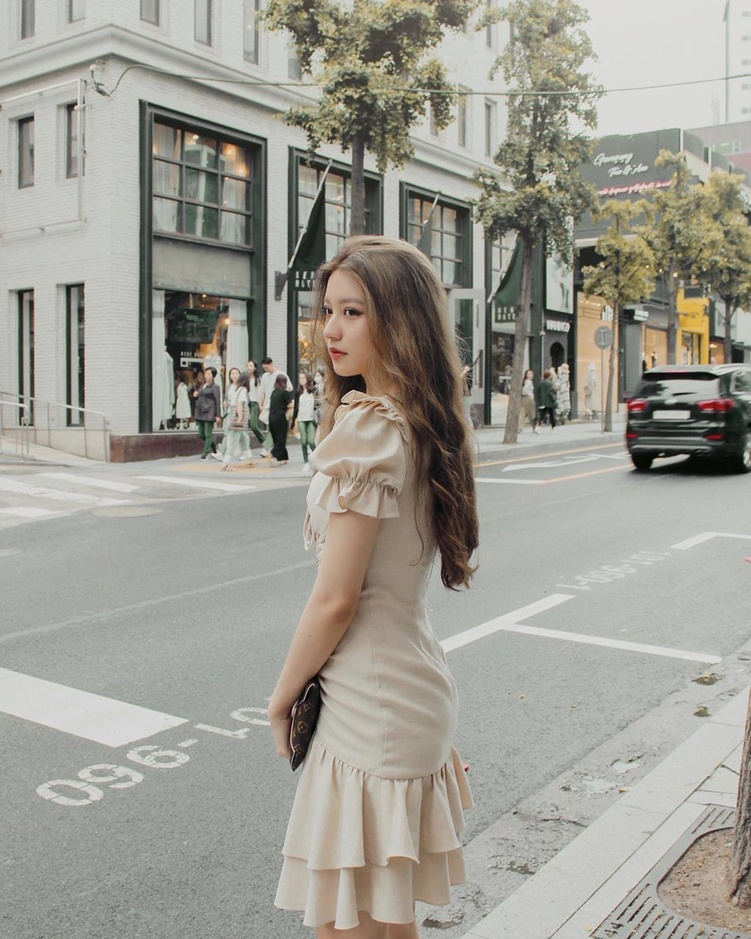
#> input picture OLD/xla/photos/example.jpg, 751 x 939 px, shrunk from 1080 x 1350 before the run, found by its file name
$ python write.py   (older library calls are emulated)
#> lines starting #> are read from the running program, lines starting #| are printed output that depends on the picture
import cv2
# read
img = cv2.imread('photos/example.jpg')
#> img is the input picture: shape (939, 751, 3); mean B, G, R 146.7, 155.7, 157.8
cv2.imshow('Original', img)

gray = cv2.cvtColor(img, cv2.COLOR_BGR2GRAY)
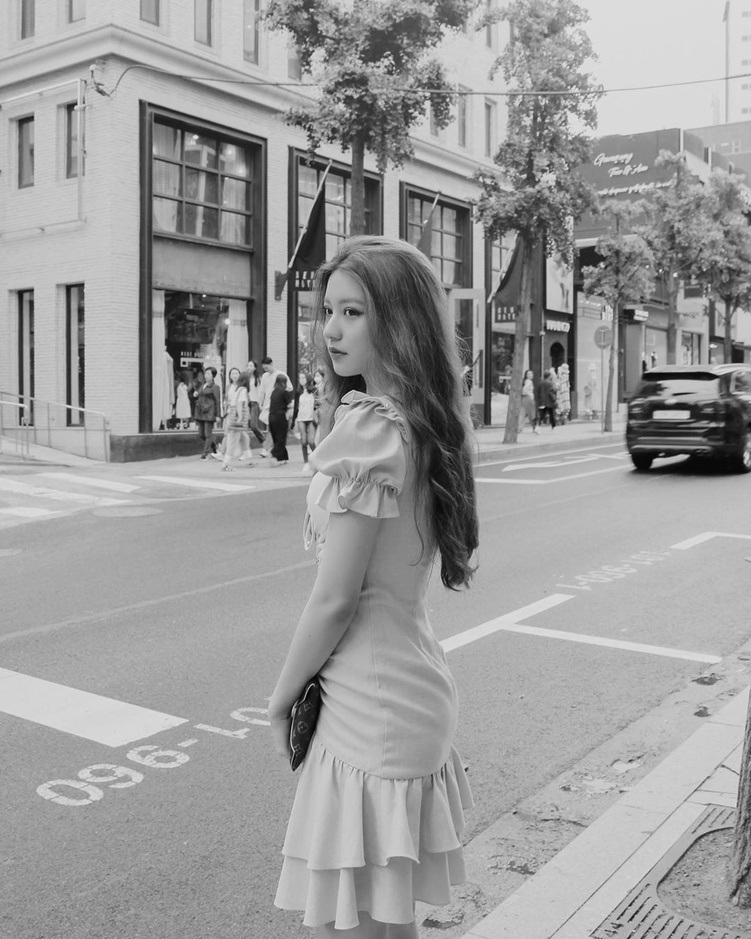
#> gray: shape (939, 751); min 1, max 232, mean 155.4
cv2.imshow('Gray', gray)

img_cvt = cv2.cvtColor(gray, cv2.COLOR_GRAY2BGR)
cv2.imshow('Image converted', img_cvt)

gray = cv2.cvtColor(img, cv2.COLOR_BGR2GRAY)
cv2.imshow('Gray2', gray)

sobelX = cv2.Sobel(img, cv2.CV_64F, 1, 0, ksize=cv2.FILTER_SCHARR)
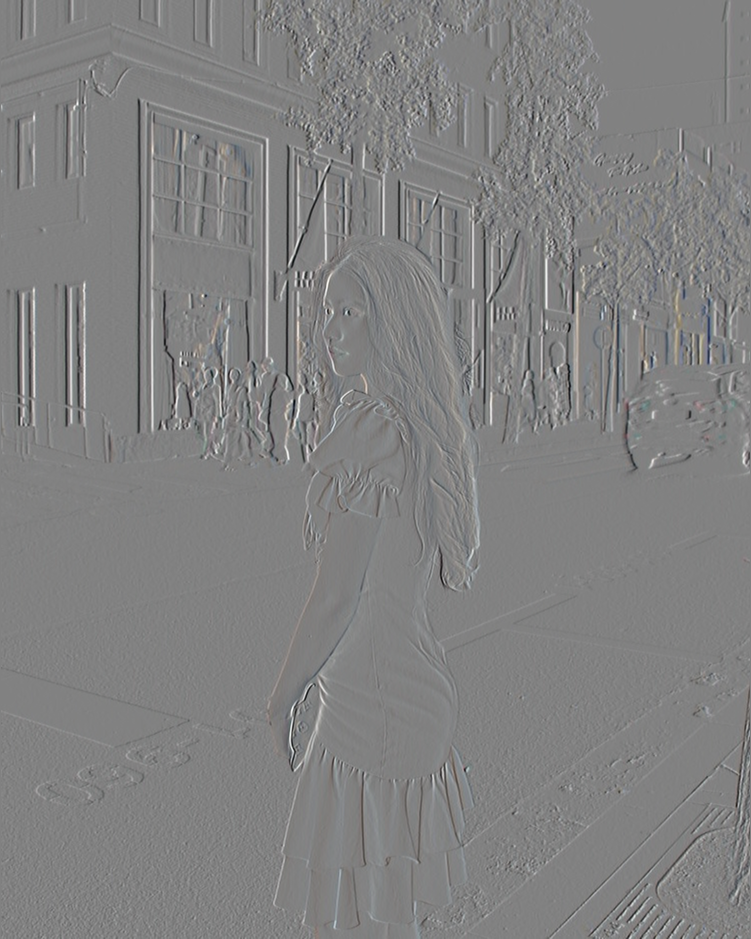
#> sobelX: shape (939, 751, 3) float64; mean B, G, R -1.1, -0.9, -0.8; drawn with min black and max white
sobelY = cv2.Sobel(img, cv2.CV_64F, 0, 1, cv2.FILTER_SCHARR)
sobelXY = cv2.Sobel(img, cv2.CV_64F, 1, 1, cv2.FILTER_SCHARR)
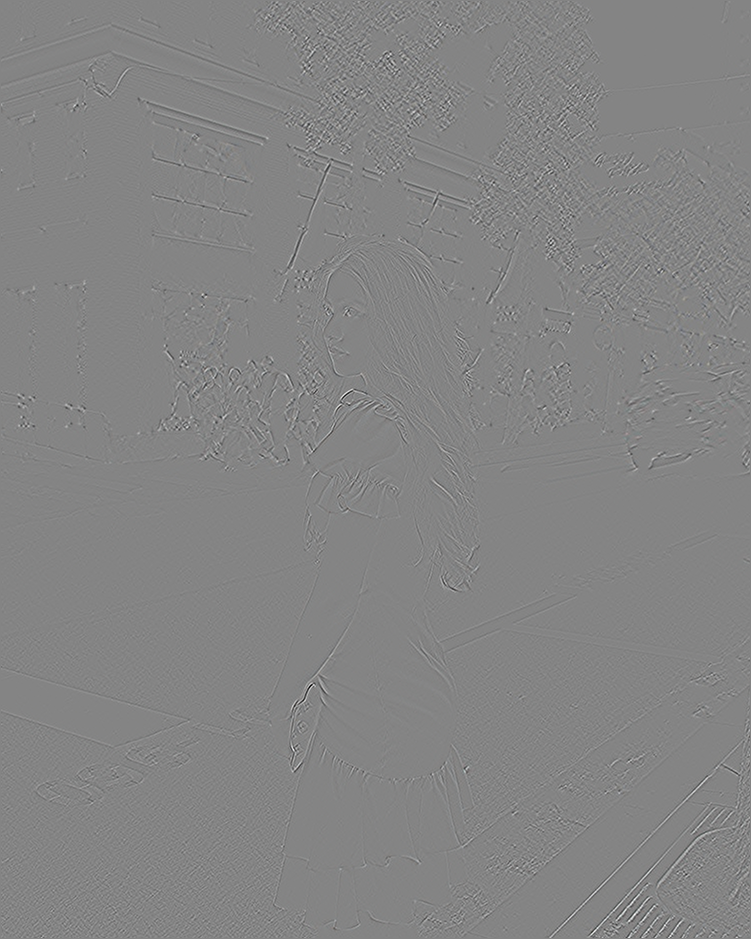
#> sobelXY: shape (939, 751, 3) float64; mean B, G, R 0, 0, 0; drawn with min black and max white

cv2.imshow('SobelX', sobelX)
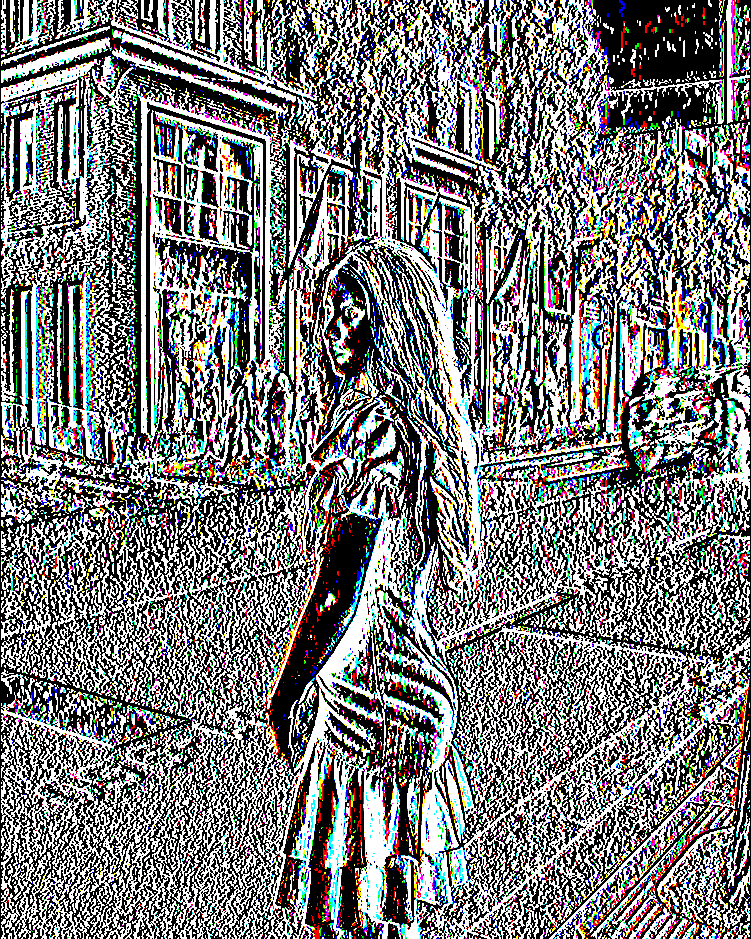
#> window 'SobelX': shape (939, 751, 3); mean B, G, R 122.8, 122.9, 122.6
cv2.imshow('SobelY', sobelY)
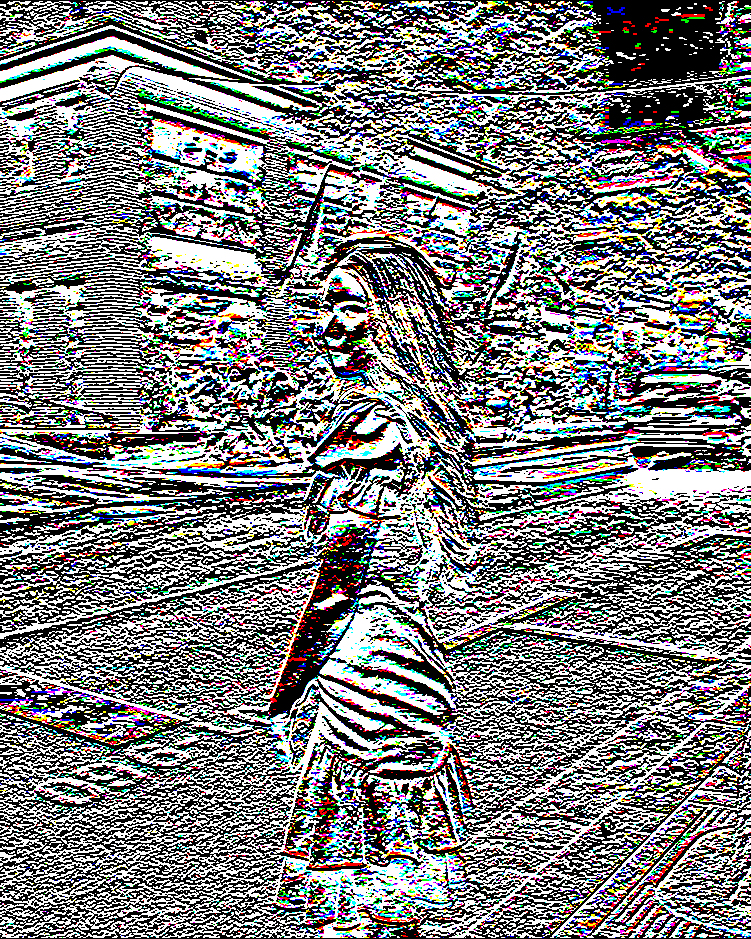
#> window 'SobelY': shape (939, 751, 3); mean B, G, R 124.8, 124.8, 124.4
cv2.imshow('SobelXY', sobelXY)
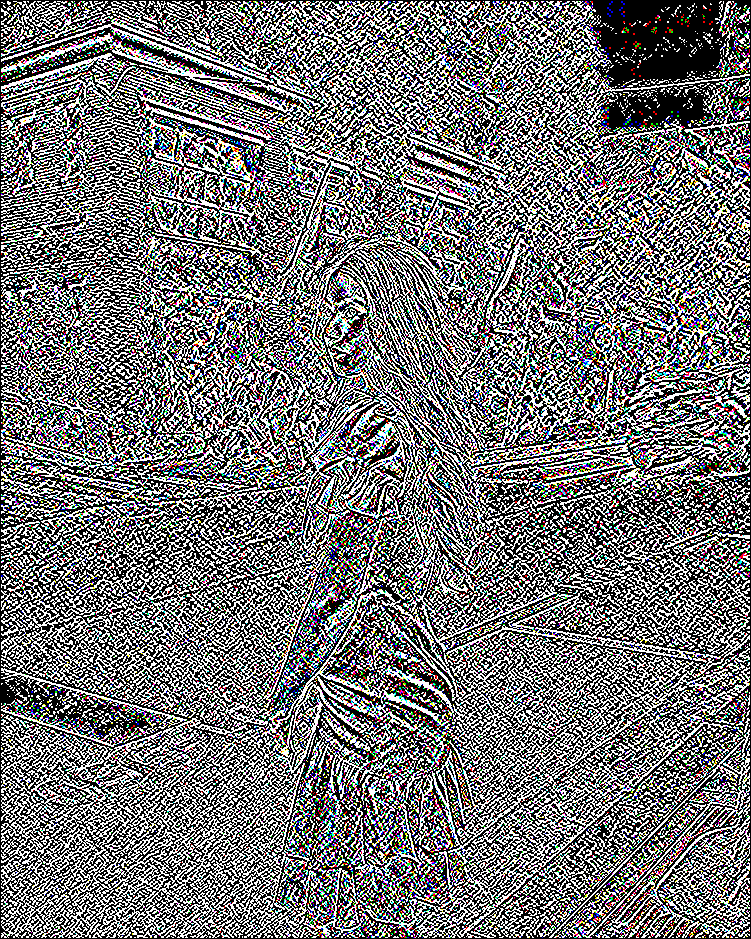
#> window 'SobelXY': shape (939, 751, 3); mean B, G, R 114.8, 114.5, 114.9

cv2.waitKey(0)

$ run again, with OLD/xla/photos/cute.jpg copied over OLD/xla/photos/example.jpg
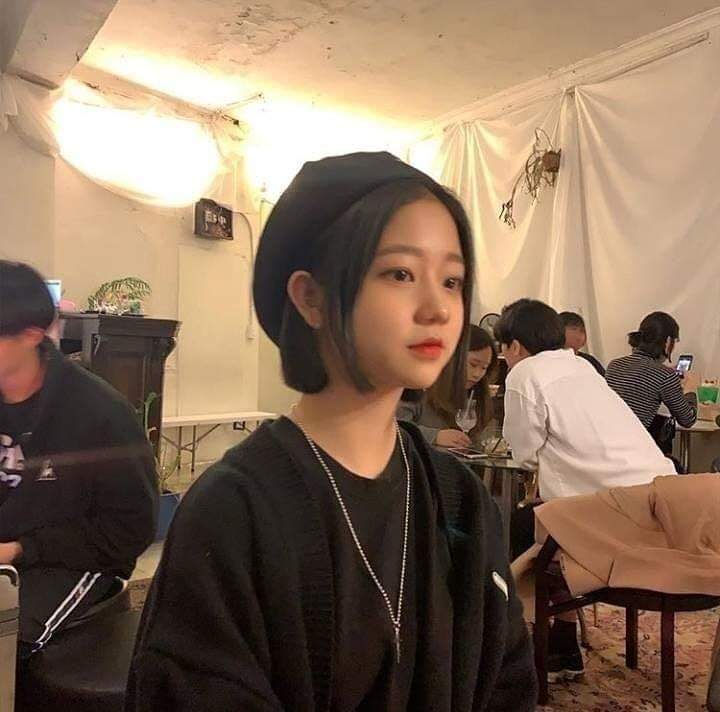
#> input picture OLD/xla/photos/cute.jpg, 720 x 712 px, found by its file name
#> img is the input picture: shape (712, 720, 3); mean B, G, R 91.8, 111.4, 135.3
#> `cv2.imshow('SobelY', sobelY)`:
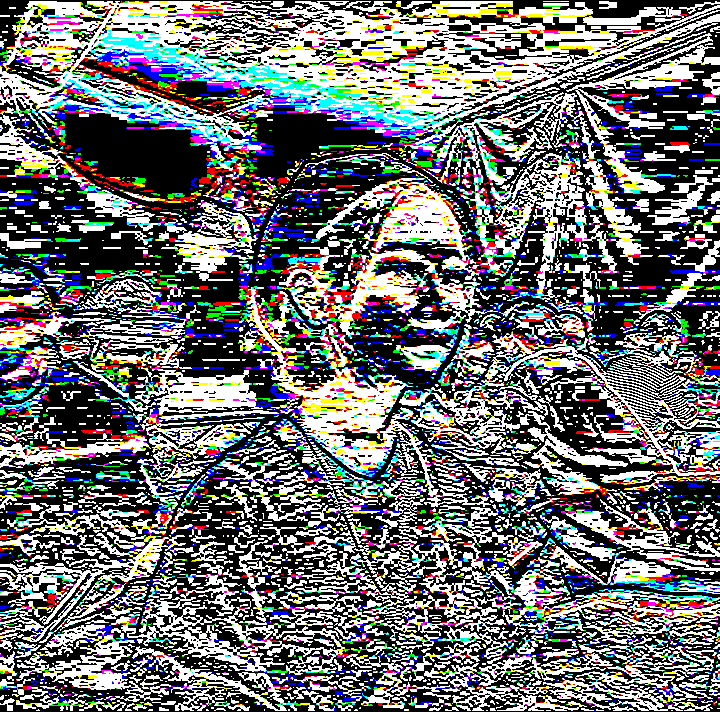
#> window 'SobelY': shape (712, 720, 3); mean B, G, R 111.9, 111.1, 110.2
#> `cv2.imshow('SobelXY', sobelXY)`:
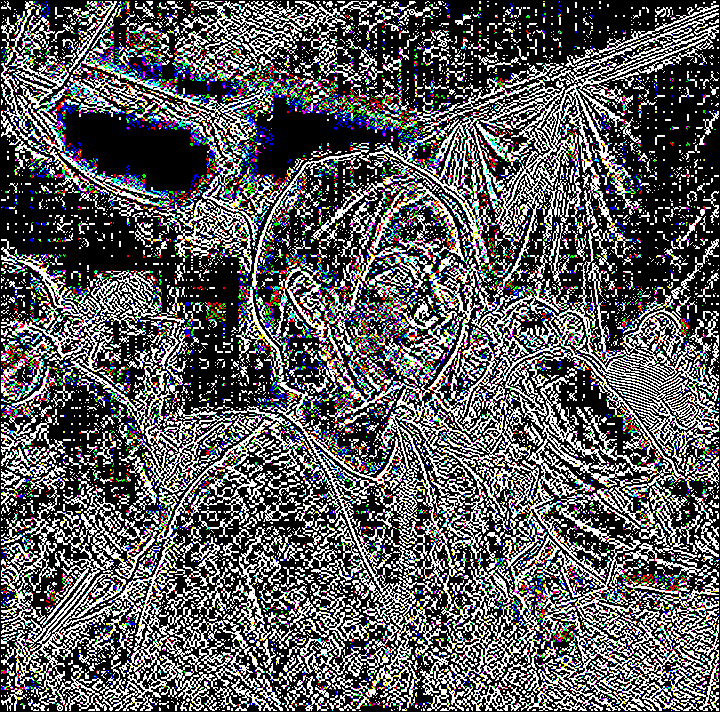
#> window 'SobelXY': shape (712, 720, 3); mean B, G, R 92, 91.1, 90.9
